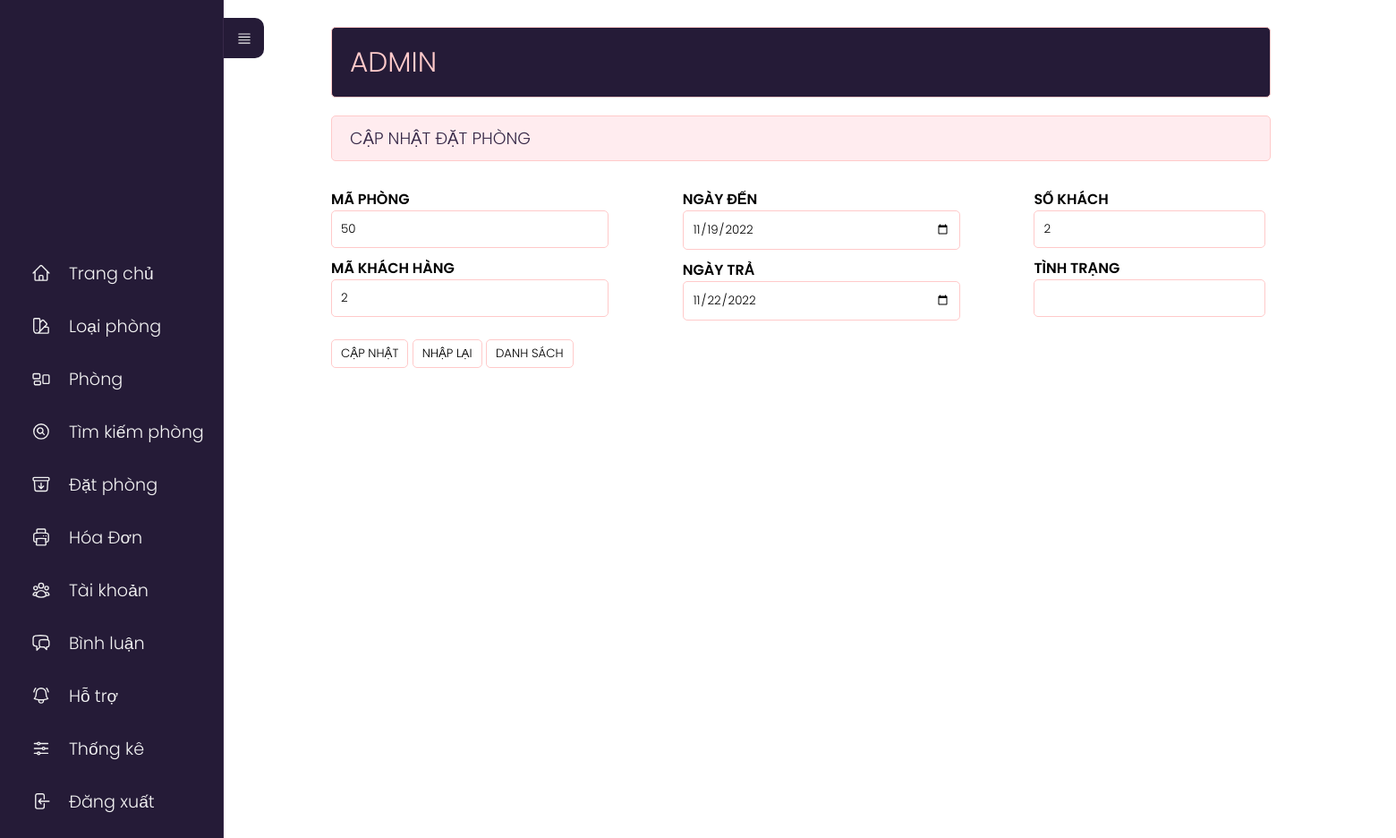
/admin/index.php?act=suadp&id=2 (signed in), run on an earlier commit of the app's database.
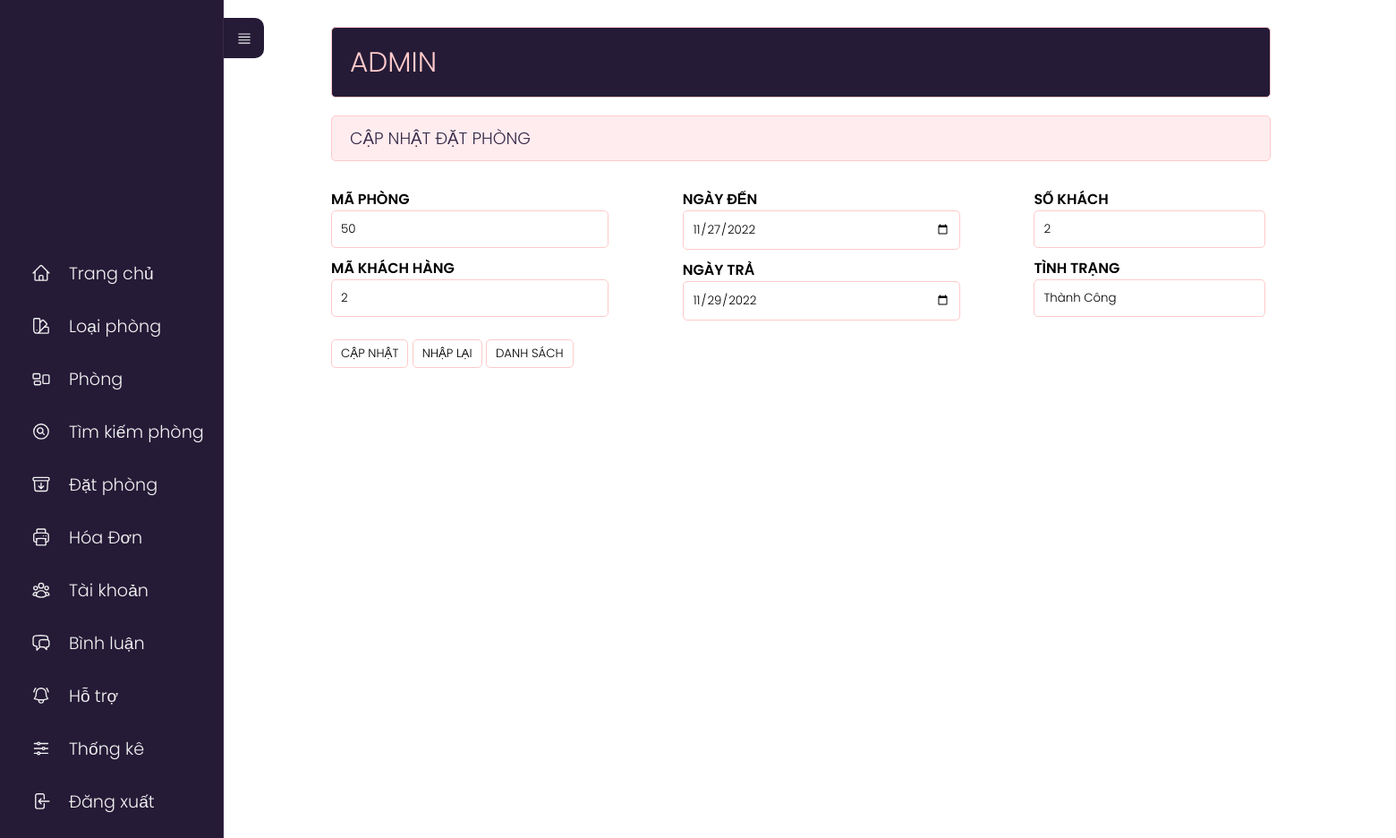
And on a later commit of the database.
### tables this page shows
CREATE TABLE `datphong` (
  `id_order` int(11) NOT NULL,
  `id_phong` int(11) NOT NULL,
  `id_user` int(11) NOT NULL,
  `sokhach` int(2) NOT NULL,
  `ngayden` date NOT NULL,
  `ngaytra` date NOT NULL,
  `tinhtrang` varchar(255) NOT NULL
);

### model/pdo.php (called while the page is built, shortened)
<?php
function pdo_get_connection(){
    $dburl = "mysql:host=localhost;dbname=duan1;charset=utf8";
    $user = 'root';
    $password = '';
    $conn = new PDO($dburl, $user, $password);
    $conn->setAttribute(PDO::ATTR_ERRMODE, PDO::ERRMODE_EXCEPTION);
    return $conn;
}
function pdo_query_one($sql){
    $sql_args = array_slice(func_get_args(), 1);
    try{
        $conn = pdo_get_connection();
        $stmt = $conn->prepare($sql);
        $stmt->execute($sql_args);
        $row = $stmt->fetch(PDO::FETCH_ASSOC);
        return $row;
    }
    catch(PDOException $e){
        throw $e;
    }
    finally{
        unset($conn);
    }
}

### model/datphong.php (called while the page is built, shortened)
<?php
    function loadone_datphong($id){
        $sql="select * from datphong where id_order=".$id;
        $dp=pdo_query_one($sql);
        return $dp;
    }
?>

### admin/datphong/update.php (the view, shortened to what this page needs)
<div class="row">
    <div class="row mb headeradmin" style="width:1050px;">
        <h1 style="padding: 15px 0;">ADMIN </h1>
    </div>
    <div class="row mb10 formtittle" style="width:1050px;">
        <h3>CẬP NHẬT ĐẶT PHÒNG</h3>
    </div>
    <div class="row formcontent" style="width:1650px;">
        <form action="index.php?act=updatedp" method="post" enctype="multipart/form-data">
            <div class="row">
                <?php
                if (is_array($dp)) {
                    extract($dp);
                }
                ?>
                <div class="row mb10 content1">
                    <div class="row mb10">
                        <label for="">MÃ PHÒNG</label><br>
                        <input type="text" name="maphong" style="width:120%;" value="<?= $id_phong ?>" required>
                    </div>
                    <div class="row mb10">
                        <label for="">MÃ KHÁCH HÀNG<br></label>
                        <input type="text" name="makhachhang" style="width:120%;" value="<?= $id_user ?>" required>
                    </div>
                </div>
                <div class="row mb10 content2">
                    <div class="row mb10">
                        <label for="">NGÀY ĐẾN</label><br>
                        <input type="date" name="ngayden" style="width:120%;border: 1px solid #FFCACA;padding: 10px;border-radius: 5px;" value="<?= $ngayden ?>">
                    </div>
                    <div class="row mb10">
                        <label for="">NGÀY TRẢ</label><br>
                        <input type="date" name="ngaytra" style="width:120%;border: 1px solid #FFCACA;padding: 10px;border-radius: 5px;" value="<?= $ngaytra ?>">
                    </div>
                </div>
                <div class="row mb10 content3">
                    <div class="row mb10">
                        <label for="">SỐ KHÁCH</label><br>
                        <input type="text" name="sokhach" value="<?= $sokhach ?> " required>
                    </div>
                    <div class="row mb10">
                        <label for="">TÌNH TRẠNG</label><br>
                        <input type="text" name="tinhtrang" style="margin-bottom:5px;" value="<?= $tinhtrang ?>">
                    </div>
                </div>
            </div>
            <div class="row mb10">
                <input type="submit" name="capnhat" value="CẬP NHẬT">
                <input type="reset" name="nhaplai" value="NHẬP LẠI">
                <a href="index.php?act=listdp"><input type="button" value="DANH SÁCH"></a>
            </div>
        </form>
    </div>
</div>
</div>

What changed in the data, as far as the page shows it:
changed datphong: ngayden "11/19/2022" → "11/27/2022"; ngaytra "11/22/2022" → "11/29/2022"; tinhtrang (not shown) → "Thành Công"
